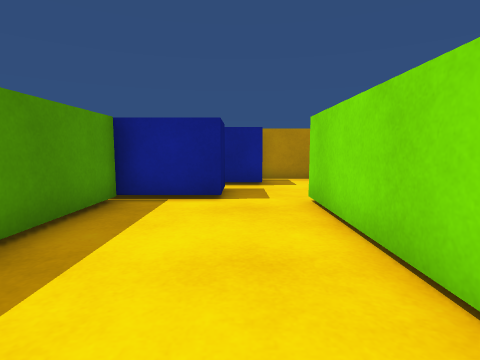
View 1 (above)

13 first-person views from a walk through a 3-D level made in the Unity game engine. The camera is 0.58 m above the floor, tilts 6° down and sees 80° across. The floor is counted in squares, 0.5 m on a side. Each view is taken from the middle of a square. On the plan, view 1 faces up. The plan holds only what a view shows up to about 12 squares ahead; the rest is blank. The place goes on beyond the plan. The player is left out. Surface patterns are stand-ins for the level's own textures.

View 2
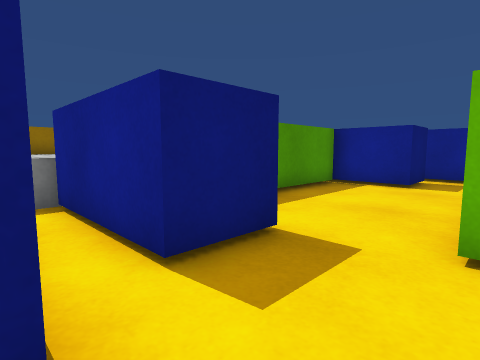

View 3
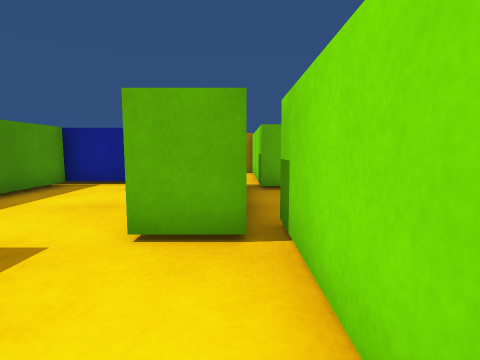

View 4
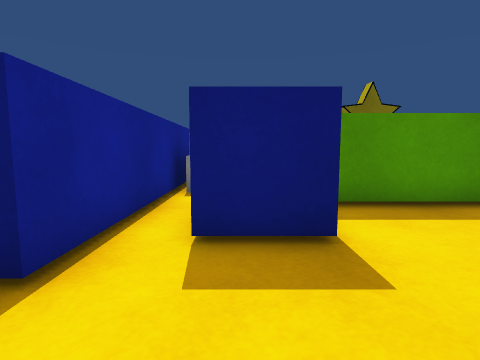

View 5
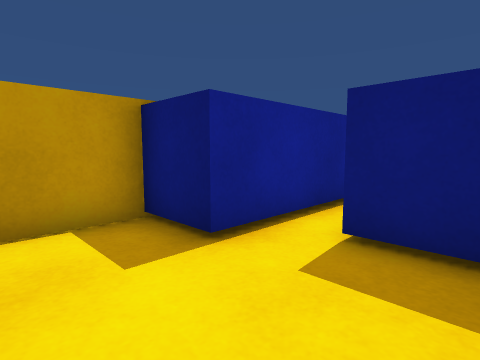

View 6
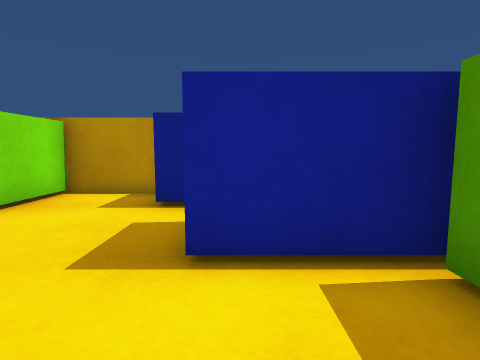

View 7
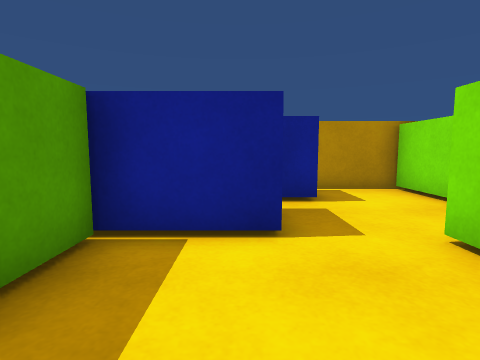

View 8
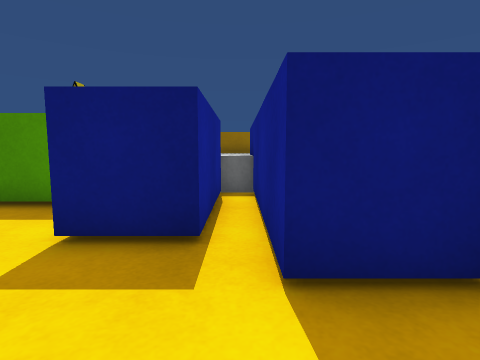

View 9
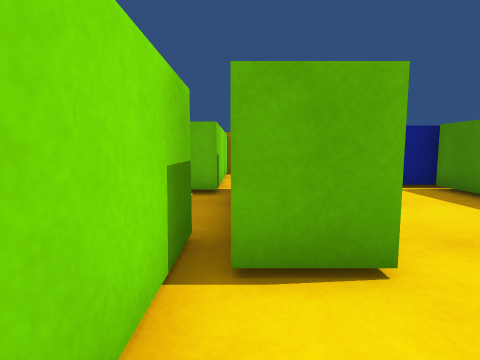

View 10
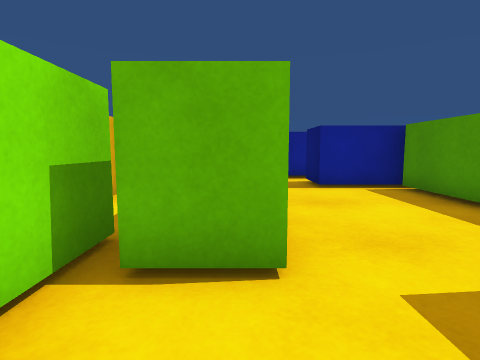

View 11
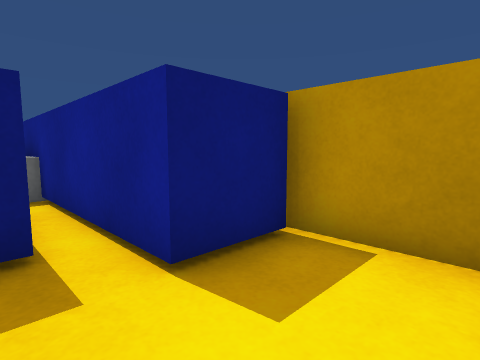

View 12
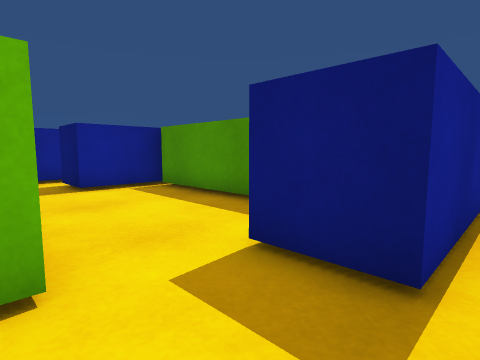

View 13
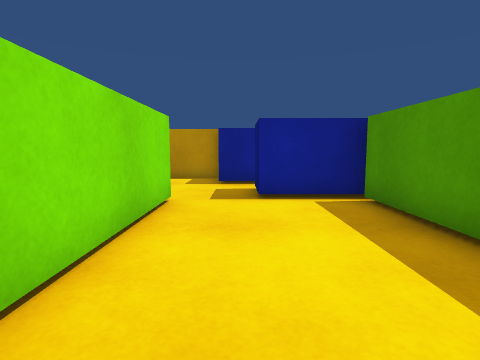

### Floor plan
Points are (right, up) in squares from view 1. A wall is a line through its corners. A room is listed if a view was taken in it or the views show most of it. See-through windows are left out.
Room 1 (views 1, 2, 3, 4, 5, 6, 7, 8, 9, 10, 11, 12, 13)
walls: (-2.8, 6.5) (-2.8, 0.5); (3.1, 0.5) (1.6, 0.5) (1.6, 6.5) (3.1, 6.5); (3.6, 5.4) (3.6, 8.4); (3.6, 9.2) (3.6, 11.5) (0.4, 11.5); (0.7, 11.2) (0.7, 9.4) (-5.4, 9.4); (-7.2, -2.8) (0.7, -2.8) (0.7, -4.6) (3.6, -4.6) (3.6, 1.4)
low walls: (-4.7, -1.5) (-4.7, -2)
ways out: opening at (-5.5, 6.5)
objects: blue block (-4, -1) to (-1, 0); blue block (-4, 7) to (-1, 8)

Positions as (right, up) in squares from view 1, and headings:
1: (0, 0), facing up
2: (2, -3), facing up-left
3: (3, -3), facing up
4: (3, -1), facing left
5: (3, 0), facing down-left
6: (-1, 3), facing down
7: (-1, 3), facing up
8: (3, 9), facing left
9: (3, 9), facing down
10: (2, 9), facing down
11: (3, 8), facing up-left
12: (2, 9), facing down-left
13: (0, 7), facing down
